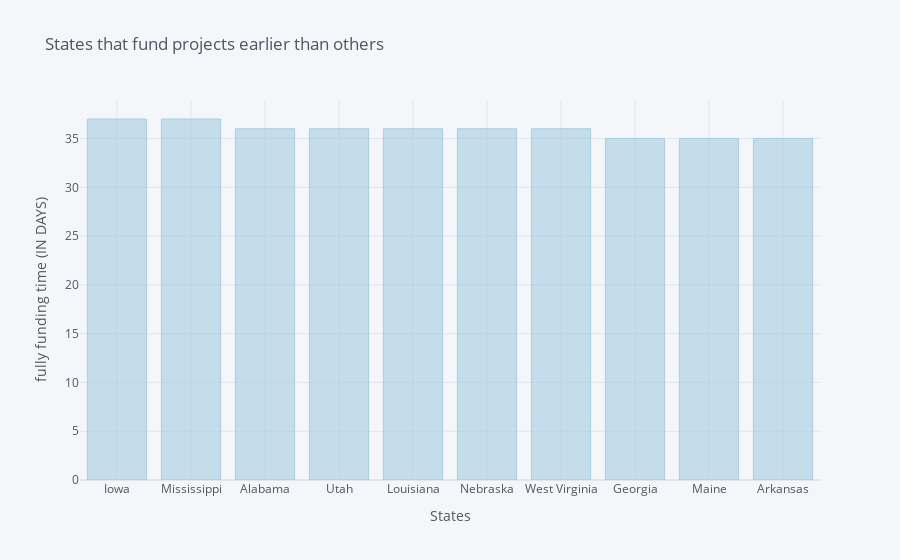

Here is the notebook cell this chart was saved with:
### Code cell
slow_funding=slow[slow>32].sort_values(ascending=False).head(10)
slow_funding.iplot(kind='bar',xTitle='States',yTitle='fully funding time (IN DAYS)',title='States that fund projects earlier than others',colorscale='paired')

### Figure 1 — Plotly figure (JSON) as saved in the notebook; plotly's stock layout.template omitted (floating-point values rounded to 4 significant figures)
{"data": [{"marker": {"color": "rgba(166, 206, 227, 0.6)", "line": {"color": "rgba(166, 206, 227, 1.0)", "width": 1}}, "name": "Funding Time", "orientation": "v", "text": "", "type": "bar", "x": ["Iowa", "Mississippi", "Alabama", "Utah", "Louisiana", "Nebraska", "West Virginia", "Georgia", "Maine", "Arkansas"], "y": [37, 37, 36, 36, 36, 36, 36, 35, 35, 35]}], "layout": {"legend": {"bgcolor": "#F5F6F9", "font": {"color": "#4D5663"}}, "paper_bgcolor": "#F5F6F9", "plot_bgcolor": "#F5F6F9", "title": {"font": {"color": "#4D5663"}, "text": "States that fund projects earlier than others"}, "xaxis": {"gridcolor": "#E1E5ED", "showgrid": true, "tickfont": {"color": "#4D5663"}, "title": {"font": {"color": "#4D5663"}, "text": "States"}, "zerolinecolor": "#E1E5ED"}, "yaxis": {"gridcolor": "#E1E5ED", "showgrid": true, "tickfont": {"color": "#4D5663"}, "title": {"font": {"color": "#4D5663"}, "text": "fully funding time (IN DAYS)"}, "zerolinecolor": "#E1E5ED"}}}
